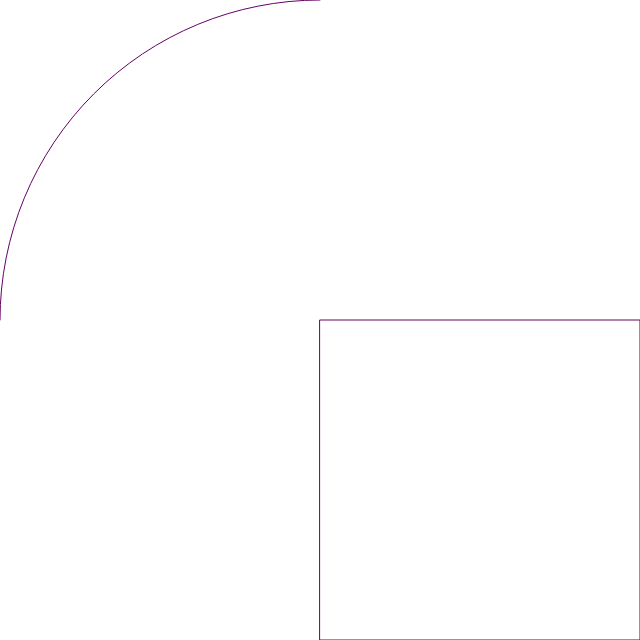
Frame 1 (no input)
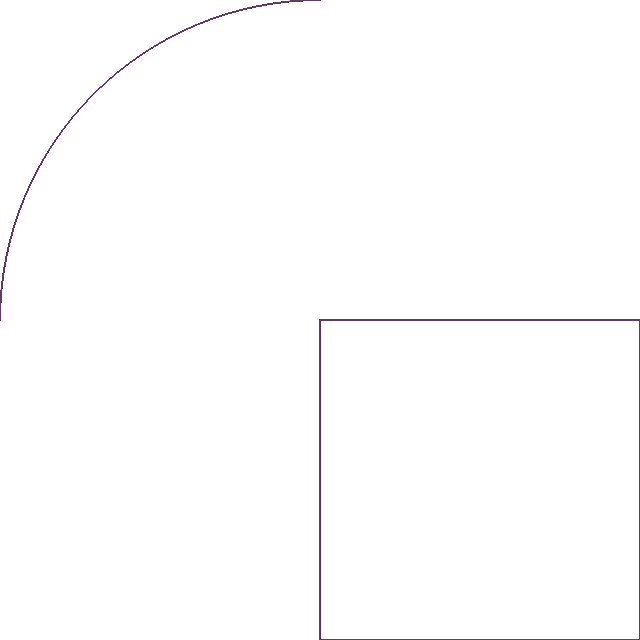
Frame 60 (no input)
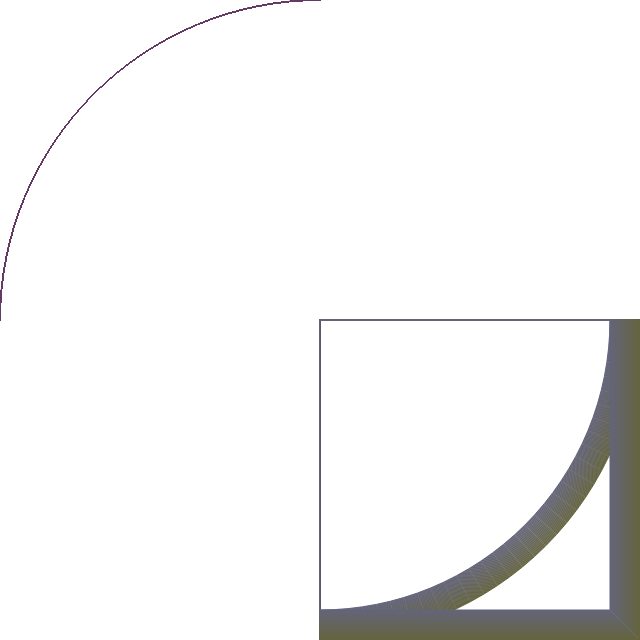
Frame 120 (the mouse pressed at the canvas centre since frame 60)

The p5.js sketch that drew these frames (run headless with seeded random() and noise() and a simulated clock; from frame 60 on, the mouse is pressed at the canvas centre):

// p5.js sketch
// ── sketch.js
var r = 0;
var g = 0;
var b = 0;
var a = 0;
var b = Math.PI/2;
var x = 640;
var y = 640;

function setup() {
  createCanvas (640, 640);
  background(255);
  noFill();
  rect(CORNERS);
}

function draw () {
  strokeWeight (1);
  // 2. Control your drawing with additional if statements
  if (r < 255){ // check if r, g, b value is more than max color value (255)
    r++;
    g++;
    b++;
  } else { // if r, g, b value is more than max value set them back to 0
    r = 0;
    g = 0;
    b = 0;
  }
  if (x > 0 ) { // check if x and y value is 0
    if (mouseIsPressed){ // decrease this value only when mouse is clicked.
      x--;
      y--;
    }
  } else { // if x and y is zero, set them to width and height value.
    x = width;
    y = height;
  }

  if (mouseX < width/2 && mouseY < height/2){
    stroke (100, g, 100);
    // 2. Take a look how I draw Arc.
    // Arc is using radian not degree.
    // In this case, start position is Math.PI(3.14...), which is left side of your canvas,
    // and end position is Math.PI + Math.PI/2(4.71...), which is top of your canvas
    arc(width/2, height/2, x, y, Math.PI, Math.PI + Math.PI/2);
    rect(width/2, height/2, x/-2, y/-2);
  } else if (mouseX > width/2 && mouseY < height/2) {
    stroke (r, 100, 100);
    arc(width/2, height/2, x, y, Math.PI + Math.PI/2, 0);
    rect(width/2, height/2, x/2, y/-2);
  } else if (mouseX >= width/2 && mouseY >= height/2) {
    stroke (100, 100, b);
    arc(width/2, height/2, x, y, 0, Math.PI/2);
    rect(width/2, height/2, x/2, y/2);
  } else if (mouseX <= width/2 && mouseY >= height/2) {
    stroke (r, g, b);
    arc(width/2, height/2, x, y, Math.PI/2, Math.PI);
    rect(width/2, height/2, x/-2, y/2);
  } else {
    noStroke();
  }
}


// Commented this out and use mouseIsPressed built in variable.
/*function mouseClicked() {
  if (mouseX < width/2 && mouseY < height/2){
  ellipse(width/2, height/2, x, y);
  fill (0, 80);
  } else if (mouseX <= width && mouseY < height/2) {
   ellipse(width/2, height/2, x, y);
   fill (100, g, 100, 80);
  } else if (mouseX >= width/2 && mouseY >= height/2) {
  ellipse(width/2, height/2, x, y);
  fill (r, 100, 100, 80);
  } else if (mouseX <= width/2 && mouseY >= height/2) {
  ellipse(width/2, height/2, x, y);
  fill (100, 100, b, 80);
  } else {
  nofill();
  }
}*/
